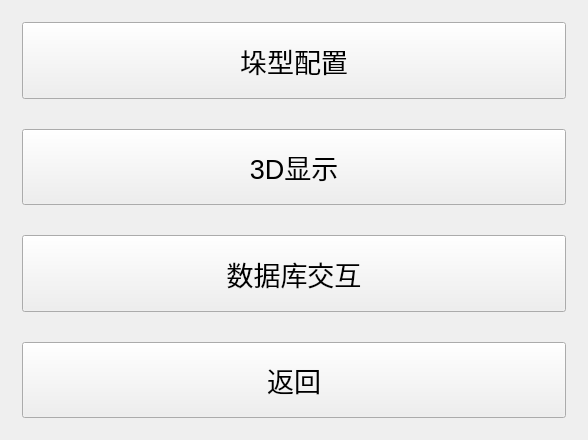
<?xml version="1.0" encoding="UTF-8"?>
<ui version="4.0">
 <class>SelectFuncDialogClass</class>
 <widget class="QWidget" name="SelectFuncDialogClass">
  <property name="geometry">
   <rect>
    <x>0</x>
    <y>0</y>
    <width>588</width>
    <height>440</height>
   </rect>
  </property>
  <property name="windowTitle">
   <string>SelectFuncDialog</string>
  </property>
  <layout class="QGridLayout" name="gridLayout_2">
   <item row="0" column="0">
    <widget class="QWidget" name="widget" native="true">
     <layout class="QGridLayout" name="gridLayout">
      <property name="verticalSpacing">
       <number>30</number>
      </property>
      <item row="2" column="0">
       <widget class="QToolButton" name="toolButton_setSqlMode">
        <property name="sizePolicy">
         <sizepolicy hsizetype="Minimum" vsizetype="Minimum">
          <horstretch>0</horstretch>
          <verstretch>0</verstretch>
         </sizepolicy>
        </property>
        <property name="font">
         <font>
          <pointsize>20</pointsize>
         </font>
        </property>
        <property name="text">
         <string>数据库交互</string>
        </property>
       </widget>
      </item>
      <item row="1" column="0">
       <widget class="QToolButton" name="toolButton_set3DMode">
        <property name="sizePolicy">
         <sizepolicy hsizetype="Minimum" vsizetype="Minimum">
          <horstretch>0</horstretch>
          <verstretch>0</verstretch>
         </sizepolicy>
        </property>
        <property name="font">
         <font>
          <pointsize>20</pointsize>
         </font>
        </property>
        <property name="text">
         <string>3D显示</string>
        </property>
       </widget>
      </item>
      <item row="0" column="0">
       <widget class="QToolButton" name="toolButton_setStackMode">
        <property name="sizePolicy">
         <sizepolicy hsizetype="Minimum" vsizetype="Minimum">
          <horstretch>0</horstretch>
          <verstretch>0</verstretch>
         </sizepolicy>
        </property>
        <property name="font">
         <font>
          <pointsize>20</pointsize>
         </font>
        </property>
        <property name="text">
         <string>垛型配置</string>
        </property>
       </widget>
      </item>
      <item row="3" column="0">
       <widget class="QToolButton" name="toolButton_return">
        <property name="sizePolicy">
         <sizepolicy hsizetype="Minimum" vsizetype="Minimum">
          <horstretch>0</horstretch>
          <verstretch>0</verstretch>
         </sizepolicy>
        </property>
        <property name="font">
         <font>
          <pointsize>20</pointsize>
         </font>
        </property>
        <property name="text">
         <string>返回</string>
        </property>
       </widget>
      </item>
     </layout>
    </widget>
   </item>
  </layout>
 </widget>
 <layoutdefault spacing="6" margin="11"/>
 <resources/>
 <connections/>
</ui>
